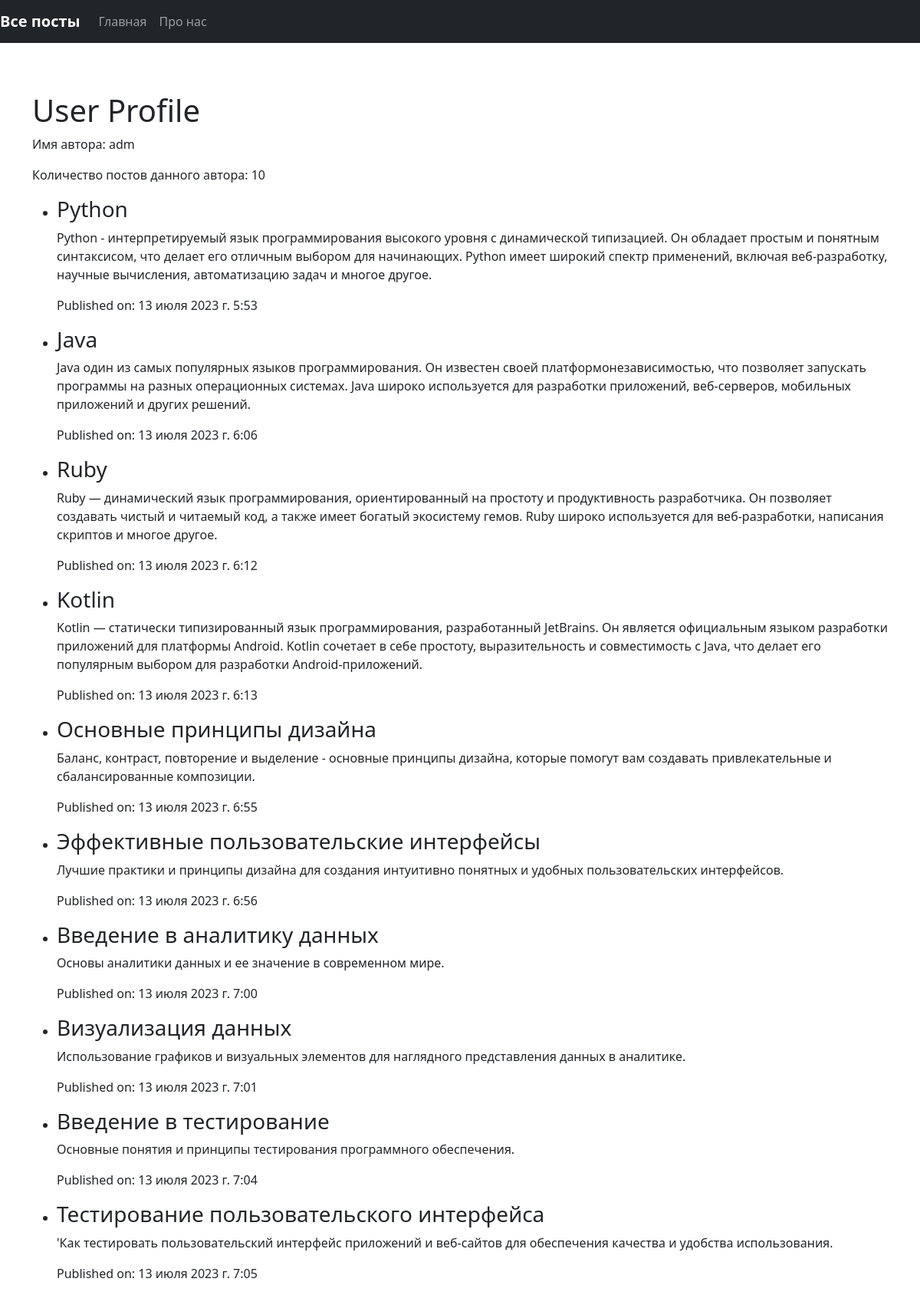
Screenshot of /profile/adm/ with the database file from the repository.
### app_primer/models.py (models this page shows, shortened)
class Post(models.Model):
    title = models.CharField(max_length=200, verbose_name='Название поста')
    text = models.TextField(verbose_name='Текст поста')
    pub_date = models.DateTimeField(verbose_name='Дата публикации', auto_now_add=True)
    author = models.ForeignKey(User, on_delete=models.CASCADE, related_name='posts', verbose_name='Автор')
    categories = models.ForeignKey(Category, on_delete=models.SET_NULL, related_name='posts', blank=True, null=True, verbose_name='Категория')
    class Meta:
        ordering = ('pub_date',)
        verbose_name = 'Пост'
        verbose_name_plural = 'Посты'

### app_primer/views.py (the view)
# urls.py: path('profile/<str:username>/', Profile.as_view(), name='profile')
class Profile(DetailView):
    model = User
    template_name = 'app_primer/profile.html'
    context_object_name = 'author'
    def get_object(self, queryset=None):
        username = self.kwargs.get('username')
        return get_object_or_404(User, username=username)
    def get_context_data(self, **kwargs):
        context = super().get_context_data(**kwargs)
        author = self.object
        posts_author = author.posts.all()
        context['posts_author'] = posts_author
        return context

### templates/app_primer/profile.html
{% extends 'base.html' %}
{% block content %}
   <h1>User Profile</h1>
    <p>Имя автора: {{ author.username }}</p>
    <p>Количество постов данного автора: {{ posts_author.count }}</p>
    <ul>
     {% for post in posts_author %}
            <li>
                <h3>{{ post.title }}</h3>
                <p>{{ post.text }}</p>
                <p>Published on: {{ post.pub_date }}</p>
            </li>
        {% endfor %}
    </ul>
{% endblock %}

### rows the page displays
Post: title "Python", text "Python - интерпретируемый язык программирования высокого уровня с динамической типизацией. Он обладает простым и понятным синтаксисом, что делает его отличным выбором для начинающих. Python имеет широкий спектр применений, включая веб-разработку, научные вычисления, автоматизацию задач и многое другое.", pub_date "13 июля 2023 г. 5:53"
Post: title "Java", text "Java один из самых популярных языков программирования. Он известен своей платформонезависимостью, что позволяет запускать программы на разных операционных системах. Java широко используется для разработки приложений, веб-серверов, мобильных приложений и других решений.", pub_date "13 июля 2023 г. 6:06"
Post: title "Ruby", text "Ruby — динамический язык программирования, ориентированный на простоту и продуктивность разработчика. Он позволяет создавать чистый и читаемый код, а также имеет богатый экосистему гемов. Ruby широко используется для веб-разработки, написания скриптов и многое другое.", pub_date "13 июля 2023 г. 6:12"
Post: title "Kotlin", text "Kotlin — статически типизированный язык программирования, разработанный JetBrains. Он является официальным языком разработки приложений для платформы Android. Kotlin сочетает в себе простоту, выразительность и совместимость с Java, что делает его популярным выбором для разработки Android-приложений.", pub_date "13 июля 2023 г. 6:13"
Post: title "Основные принципы дизайна", text "Баланс, контраст, повторение и выделение - основные принципы дизайна, которые помогут вам создавать привлекательные и сбалансированные композиции.", pub_date "13 июля 2023 г. 6:55"
Post: title "Эффективные пользовательские интерфейсы", text "Лучшие практики и принципы дизайна для создания интуитивно понятных и удобных пользовательских интерфейсов.", pub_date "13 июля 2023 г. 6:56"
Post: title "Введение в аналитику данных", text "Основы аналитики данных и ее значение в современном мире.", pub_date "13 июля 2023 г. 7:00"
Post: title "Визуализация данных", text "Использование графиков и визуальных элементов для наглядного представления данных в аналитике.", pub_date "13 июля 2023 г. 7:01"
Post: title "Введение в тестирование", text "Основные понятия и принципы тестирования программного обеспечения.", pub_date "13 июля 2023 г. 7:04"
Post: title "Тестирование пользовательского интерфейса", text "'Как тестировать пользовательский интерфейс приложений и веб-сайтов для обеспечения качества и удобства использования.", pub_date "13 июля 2023 г. 7:05"

### other values shown
{{ author.username }} "adm"
{{ posts_author.count }} "10"
